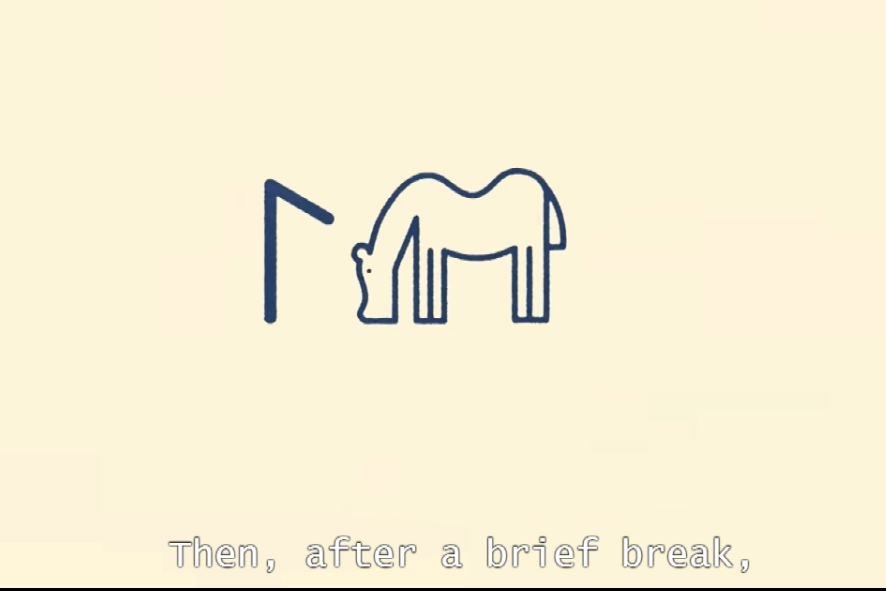
#> input picture image.png, 886 x 591 px, given in place of Project Video.mp4, which was not available
$ python finally_apply_on_video_3.py
#> lines starting #> are read from the running program, lines starting #| are printed output that depends on the picture; after the words box and inside, x2 and y2 are one past the last pixel; in counts of white or black regions, pixels touching at a corner belong together; pictures that were not available may be replaced by others from this repository, and a replacement may not be noted
#> further down, frame is the input picture: shape (591, 886, 3); mean B, G, R 213.6, 239.5, 247.2
import cv2
import numpy as np

# Define the region of interest for segmentation
x_start_seg_part, y_start_seg_part, x_end_seg, y_end_seg = [2, 600, 1200, 750]

def preprocess_frame(frame):
    """Apply adaptive thresholding and morphological transformations to preprocess the frame."""
    gray = cv2.cvtColor(frame, cv2.COLOR_BGR2GRAY)
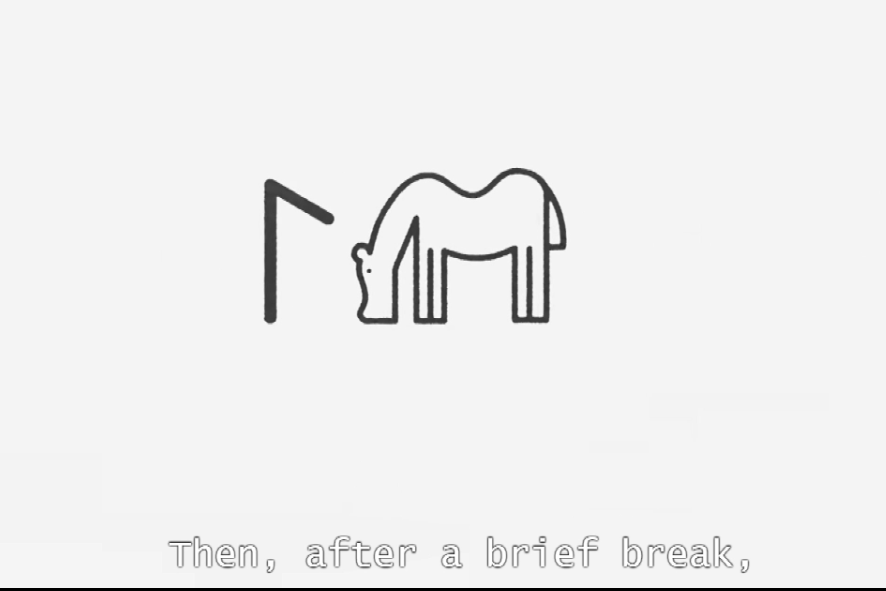
#> gray: shape (591, 886); min 0, max 255, mean 238.7
    GEAY = cv2.GaussianBlur(gray, (5, 5), sigmaX=0 , sigmaY=0)
    thresh = cv2.adaptiveThreshold(
        gray, 255, cv2.ADAPTIVE_THRESH_MEAN_C, cv2.THRESH_BINARY, 15, 2
    )
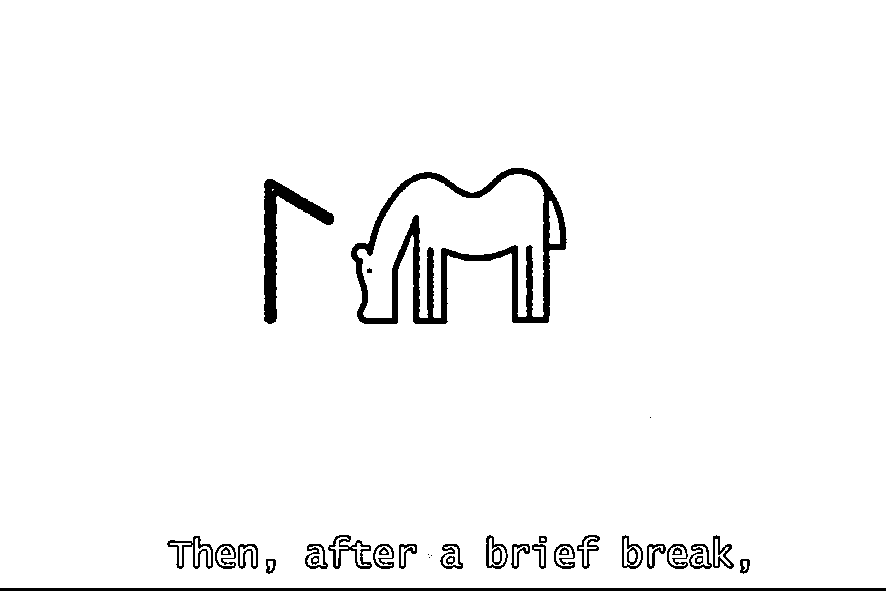
#> thresh: shape (591, 886); 96.7% white; 36 black regions (4 under 20 px), largest, box (x1, y1, x2, y2) and area: (351, 168, 567, 324) 7322, (0, 588, 886, 591) 2658, (264, 179, 334, 324) 2515
    kernel_opening = np.ones((5, 5), np.uint8)
    kernel_closing = np.ones((2, 2), np.uint8)

    opening = cv2.morphologyEx(thresh, cv2.MORPH_OPEN, kernel_opening, iterations=1)
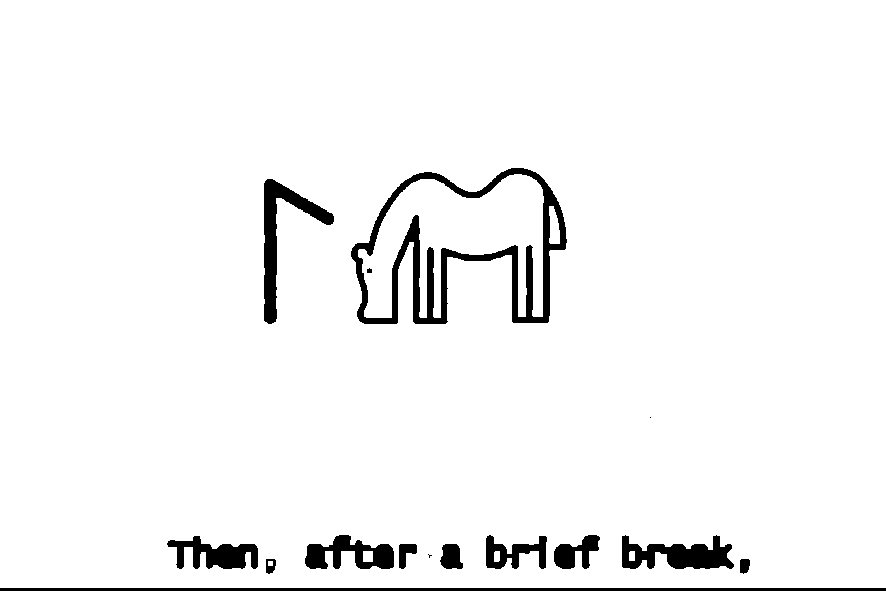
#> opening: shape (591, 886); 95.9% white; 15 black regions (2 under 20 px), largest, box (x1, y1, x2, y2) and area: (351, 168, 567, 324) 7505, (0, 588, 886, 591) 2658, (264, 179, 334, 324) 2564
    closing = cv2.morphologyEx(opening, cv2.MORPH_CLOSE, kernel_closing, iterations=2)
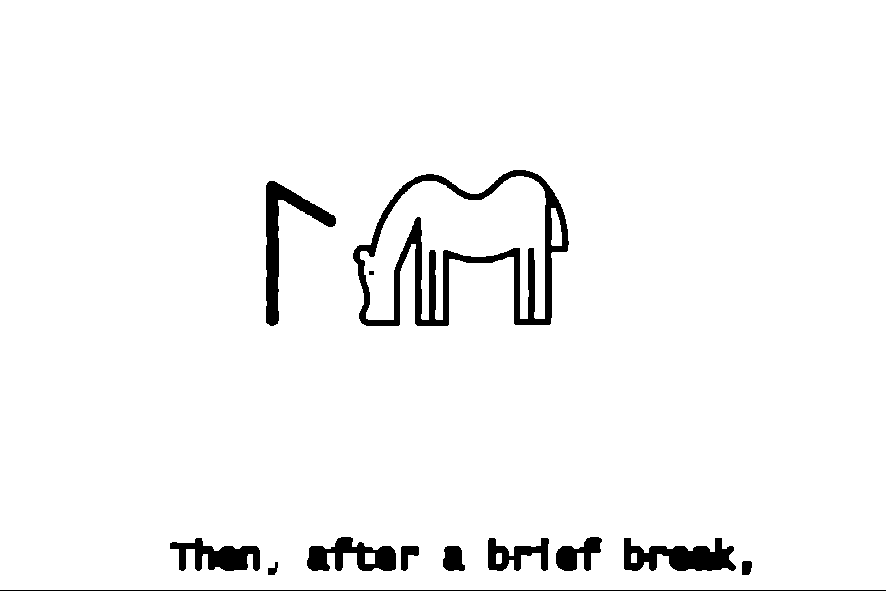
#> closing: shape (591, 886); 96.3% white; 13 black regions

    return closing

def non_max_suppression(boxes, overlapThresh):
    """Perform non-maximum suppression to eliminate redundant overlapping boxes."""
    if len(boxes) == 0:
        return []

    boxes = np.array(boxes)
    pick = []

    x1 = boxes[:, 0]
    y1 = boxes[:, 1]
    x2 = boxes[:, 0] + boxes[:, 2]
    y2 = boxes[:, 1] + boxes[:, 3]

    area = (x2 - x1 + 1) * (y2 - y1 + 1)
    idxs = np.argsort(y2)

    while len(idxs) > 0:
        last = len(idxs) - 1
        i = idxs[last]
        pick.append(i)

        xx1 = np.maximum(x1[i], x1[idxs[:last]])
        yy1 = np.maximum(y1[i], y1[idxs[:last]])
        xx2 = np.minimum(x2[i], x2[idxs[:last]])
        yy2 = np.minimum(y2[i], y2[idxs[:last]])

        w = np.maximum(0, xx2 - xx1 + 1)
        h = np.maximum(0, yy2 - yy1 + 1)

        overlap = (w * h) / area[idxs[:last]]

        idxs = np.delete(
            idxs, np.concatenate(([last], np.where(overlap > overlapThresh)[0]))
        )

    return boxes[pick].astype("int")

def detect_captions(frame):
    """Detect caption areas in the frame and return the processed frame with bounding boxes."""
    closing = preprocess_frame(frame)

    contours, _ = cv2.findContours(closing, cv2.RETR_CCOMP, cv2.CHAIN_APPROX_SIMPLE)
#> contours = 18 contours; largest, box (x1, y1, x2, y2) and area: (0, 0, 886, 590) 521265, (352, 169, 570, 327) 22284, (360, 176, 546, 320) 13408, (265, 180, 337, 327) 2768, (623, 537, 737, 572) 2490

    coordinates = []

    rgba_frame = cv2.cvtColor(frame, cv2.COLOR_BGR2BGRA)

    for contour in contours:
        x, y, w, h = cv2.boundingRect(contour)

        if (
            x >= x_start_seg_part
            and y >= y_start_seg_part
            and (x + w) <= x_end_seg
            and (y + h) <= y_end_seg
        ):
            coordinates.append([x, y, w, h])
#> this loop made 18 passes
#> (x, y, w, h) on passes 1, 2, 4, 5, 6, 8, 9, 10, 11, 12, 13, 14: (631, 553, 6, 10), (496, 553, 6, 11), (551, 208, 11, 38), (360, 176, 186, 144), (368, 270, 7, 6), (267, 561, 12, 15), (741, 560, 12, 16), (442, 545, 24, 27), (400, 545, 20, 27), (623, 537, 114, 35), (487, 537, 63, 35), (169, 537, 92, 35)
#> (contour, x, y, w, h) on passes 3, 7: ([[365, 553], [365, 563], [374, 563], [374, 553]], 365, 553, 10, 11), ([[0, 0], [0, 589], [885, 589], [885, 0]], 0, 0, 886, 590)
#> after the loop, coordinates = []

    # Apply Non-Maximum Suppression to remove overlapping boxes
    coordinates = non_max_suppression(coordinates, 0.3)

    for x, y, w, h in coordinates:
        cv2.rectangle(rgba_frame, (x, y), (x + w, y + h), (0, 255, 0, 255), 2)
#> this loop made 0 passes

    return rgba_frame, coordinates


def group_lines(coordinates):
    """Group bounding boxes into lines based on their vertical positions."""
    if len(coordinates) == 0:
        return []

    # Sort coordinates by their y position (top to bottom)
    coordinates = sorted(coordinates, key=lambda x: x[1])

    lines = []
    current_line = [coordinates[0]]

    for box in coordinates[1:]:
        x, y, w, h = box
        last_x, last_y, last_w, last_h = current_line[-1]

        # If the y difference is small enough, consider it the same line
        if abs(y - last_y) <= h // 2:
            current_line.append(box)
        else:
            lines.append(current_line)
            current_line = [box]

    if current_line:
        lines.append(current_line)

    return lines


def draw_lines(rgba_frame, lines):
    """Draw bounding boxes around lines of text."""
    if len(lines) >= 2:
        # Sort lines based on total width
        lines.sort(key=lambda x: sum(box[2] for box in x), reverse=True)
        # Draw bounding boxes for the two longest lines
        for line in lines[:2]:
            x_min = min(box[0] for box in line)
            y_min = min(box[1] for box in line)
            x_max = max(box[0] + box[2] for box in line)
            y_max = max(box[1] + box[3] for box in line)
            cv2.rectangle(
                rgba_frame, (x_min, y_min), (x_max, y_max), (0, 0, 255, 255), 2
            )

    return rgba_frame


# Open the video file
cap = cv2.VideoCapture("Project Video.mp4")

while cap.isOpened():
    ret, frame = cap.read()
    if not ret:
        break

    detected_image, coordinates = detect_captions(frame)
#> coordinates = []
    lines = group_lines(coordinates)
#> lines = []
    detected_image_with_lines = draw_lines(detected_image, lines)

    cropped_part = detected_image_with_lines[
        y_start_seg_part:y_end_seg, x_start_seg_part:x_end_seg
    ]
#> cropped_part = empty array

    # Create the final segmented caption part image
    segmented_caption_part_image = frame.copy()
    segmented_caption_part_image[
        y_start_seg_part:y_end_seg, x_start_seg_part:x_end_seg
    ] = cropped_part[:, :, :3]
    cv2.imshow('Frame',frame)
    cv2.imshow("Segmented Captions", segmented_caption_part_image)

    if cv2.waitKey(1) & 0xFF == ord("q"):
#> (key q is pressed here)
        break

cap.release()
cv2.destroyAllWindows()
